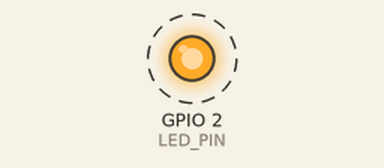
Bench run of a sketch on a simulated ESP32. Parts: output pins drawn as LEDs (lit = HIGH). Dashed ring = blinking. WiFi joins after 1.5 s; servers stay silent unless stated; what the sketch prints to the serial monitor is not drawn.

Above: at 1.7 s.
Timing chart, 0 to 4.5 s (numbered marks = the images above):
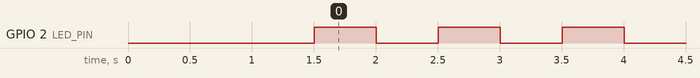

Measured:
- by itself, GPIO 2 (LED_PIN): alternates HIGH for 0.50 s and LOW for 0.50 s

The sketch:

ESP32_OTA.ino
```cpp
#include <WiFi.h>
#include <ArduinoOTA.h>

#define LED_PIN 2 // GPIO for the LED (change if needed)

// Wi-Fi credentials
const char* ssid = "Sonali";        // Replace with your Wi-Fi SSID
const char* password = "123456789"; // Replace with your Wi-Fi password

void checkReset()
{
  if(Serial.available() > 0)
  {
    char command = Serial.read();
  if ( command == 'r' )
  {
    ESP.restart();
  }
  }
}
void setup() {
  pinMode(LED_PIN, OUTPUT);
  Serial.begin(115200);
  Serial.println("Blink Firmware Activated");

  // Connect to Wi-Fi
  WiFi.begin(ssid, password);
  while (WiFi.status() != WL_CONNECTED) {
    delay(500);
    Serial.print(".");
  }
  Serial.println("\nWiFi connected.");
  Serial.print("IP address: ");
  Serial.println(WiFi.localIP());

  // Initialize OTA
  setupOTA();
}

void loop() {
  // Blink LED
  digitalWrite(LED_PIN, HIGH); // Turn the LED on
  delay(500);
  digitalWrite(LED_PIN, LOW);  // Turn the LED off
  delay(500);
  checkReset();
  // Handle OTA updates
  ArduinoOTA.handle();
}

// Function to configure OTA
void setupOTA() {
  ArduinoOTA.setHostname("ESP32-Blink Host 1"); // Set the device hostname

  ArduinoOTA.onStart([]() {
    String type = ArduinoOTA.getCommand() == U_FLASH ? "sketch" : "filesystem";
    Serial.println("OTA Update Starting: " + type);
  });

  ArduinoOTA.onEnd([]() {
    Serial.println("\nOTA Update Complete. Rebooting...");
  });

  ArduinoOTA.onProgress([](unsigned int progress, unsigned int total) {
    Serial.printf("Progress: %u%%\r", (progress * 100) / total);
  });

  ArduinoOTA.onError([](ota_error_t error) {
    Serial.printf("OTA Error[%u]: ", error);
    if (error == OTA_AUTH_ERROR) Serial.println("Auth Failed");
    else if (error == OTA_BEGIN_ERROR) Serial.println("Begin Failed");
    else if (error == OTA_CONNECT_ERROR) Serial.println("Connect Failed");
    else if (error == OTA_RECEIVE_ERROR) Serial.println("Receive Failed");
    else if (error == OTA_END_ERROR) Serial.println("End Failed");
  });

  ArduinoOTA.begin();
  Serial.println("OTA Ready. Waiting for updates...");
}
```
